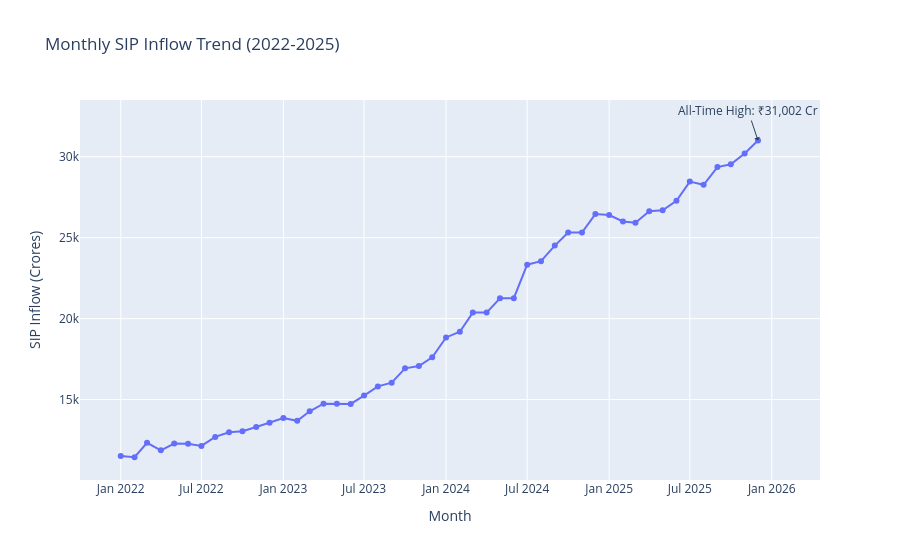

Here is the notebook cell this chart was saved with:
### Markdown cell above
## 3. Monthly SIP Inflow Trend
**Finding:** Monthly SIP inflows show a steady, robust growth trajectory, peaking at an all-time high of ₹31,002 Cr in December 2025.

### Code cell
# 3. SIP inflow time-series — monthly SIP trend Jan 2022 – Dec 2025. 
# Annotate the ₹31,002 Cr all-time high (Dec 2025) using Plotly.

fig = px.line(df_sip, x='month', y='sip_inflow_crore', markers=True,
              title='Monthly SIP Inflow Trend (2022-2025)',
              labels={'month': 'Month', 'sip_inflow_crore': 'SIP Inflow (Crores)'})

# Annotate highest point
max_inflow = df_sip['sip_inflow_crore'].max()
max_month = df_sip[df_sip['sip_inflow_crore'] == max_inflow]['month'].iloc[0]

fig.add_annotation(x=max_month, y=max_inflow,
            text="All-Time High: ₹31,002 Cr",
            showarrow=True, arrowhead=1)

fig.write_image('../reports/charts/03_sip_inflows.png')
fig.show()

### Figure 1 — Plotly figure (JSON) as saved in the notebook; plotly's stock layout.template omitted (floating-point values rounded to 4 significant figures)
{"data": [{"hovertemplate": "Month=%{x}<br>SIP Inflow (Crores)=%{y}<extra></extra>", "legendgroup": "", "line": {"color": "#636efa", "dash": "solid"}, "marker": {"symbol": "circle"}, "mode": "lines+markers", "name": "", "orientation": "v", "showlegend": false, "type": "scatter", "x": ["2022-01", "2022-02", "2022-03", "2022-04", "2022-05", "2022-06", "2022-07", "2022-08", "2022-09", "2022-10", "2022-11", "2022-12", "2023-01", "2023-02", "2023-03", "2023-04", "2023-05", "2023-06", "2023-07", "2023-08", "2023-09", "2023-10", "2023-11", "2023-12", "2024-01", "2024-02", "2024-03", "2024-04", "2024-05", "2024-06", "2024-07", "2024-08", "2024-09", "2024-10", "2024-11", "2024-12", "2025-01", "2025-02", "2025-03", "2025-04", "2025-05", "2025-06", "2025-07", "2025-08", "2025-09", "2025-10", "2025-11", "2025-12"], "xaxis": "x", "y": [11517, 11438, 12328, 11863, 12286, 12276, 12140, 12694, 12976, 13040, 13306, 13573, 13856, 13687, 14276, 14749, 14749, 14734, 15245, 15814, 16042, 16928, 17073, 17610, 18838, 19187, 20371, 20371, 21262, 21262, 23332, 23547, 24509, 25323, 25320, 26459, 26400, 25999, 25926, 26632, 26688, 27274, 28464, 28265, 29361, 29529, 30200, 31002], "yaxis": "y"}], "layout": {"annotations": [{"arrowhead": 1, "showarrow": true, "text": "All-Time High: ₹31,002 Cr", "x": "2025-12", "y": 31002}], "legend": {"tracegroupgap": 0}, "title": {"text": "Monthly SIP Inflow Trend (2022-2025)"}, "xaxis": {"anchor": "y", "domain": [0.0, 1.0], "title": {"text": "Month"}}, "yaxis": {"anchor": "x", "domain": [0.0, 1.0], "title": {"text": "SIP Inflow (Crores)"}}}}
